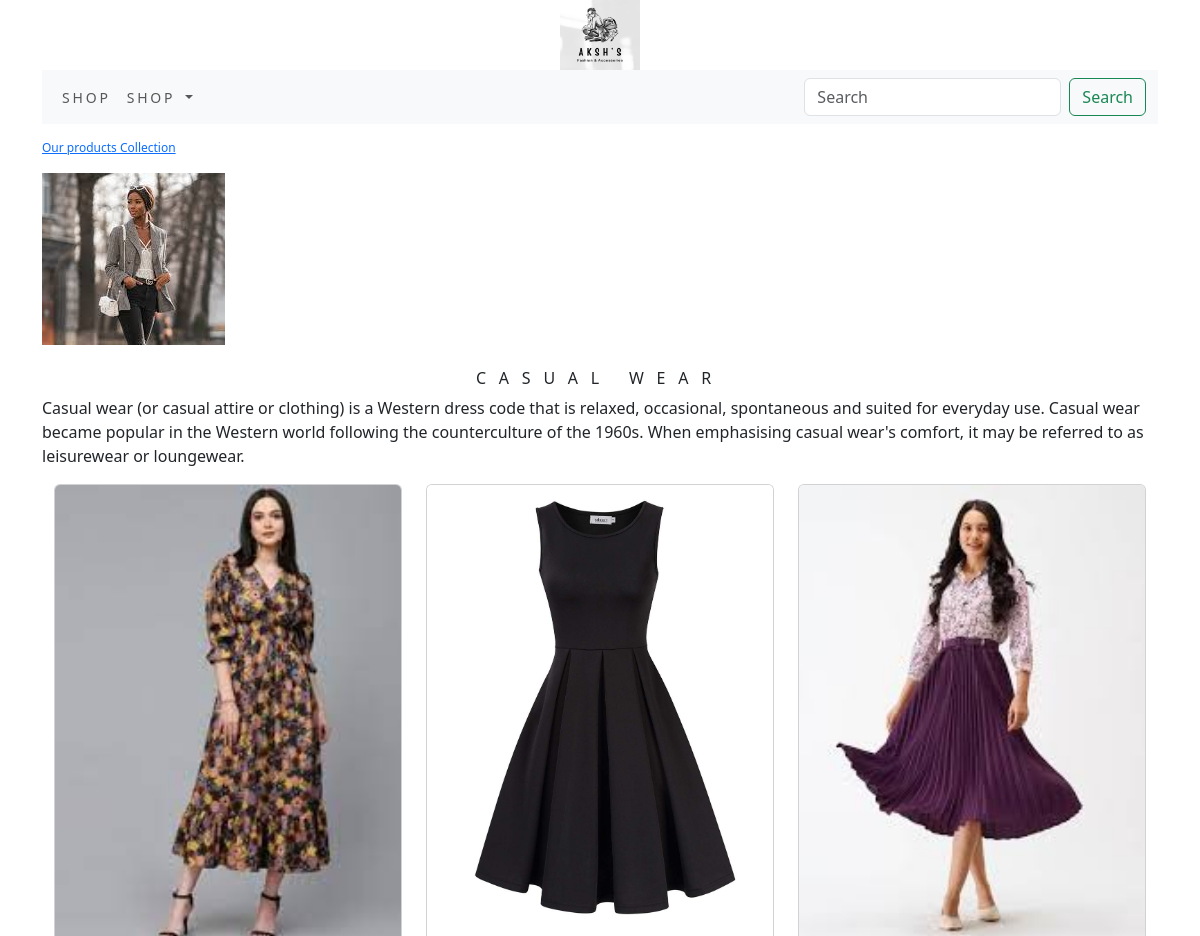
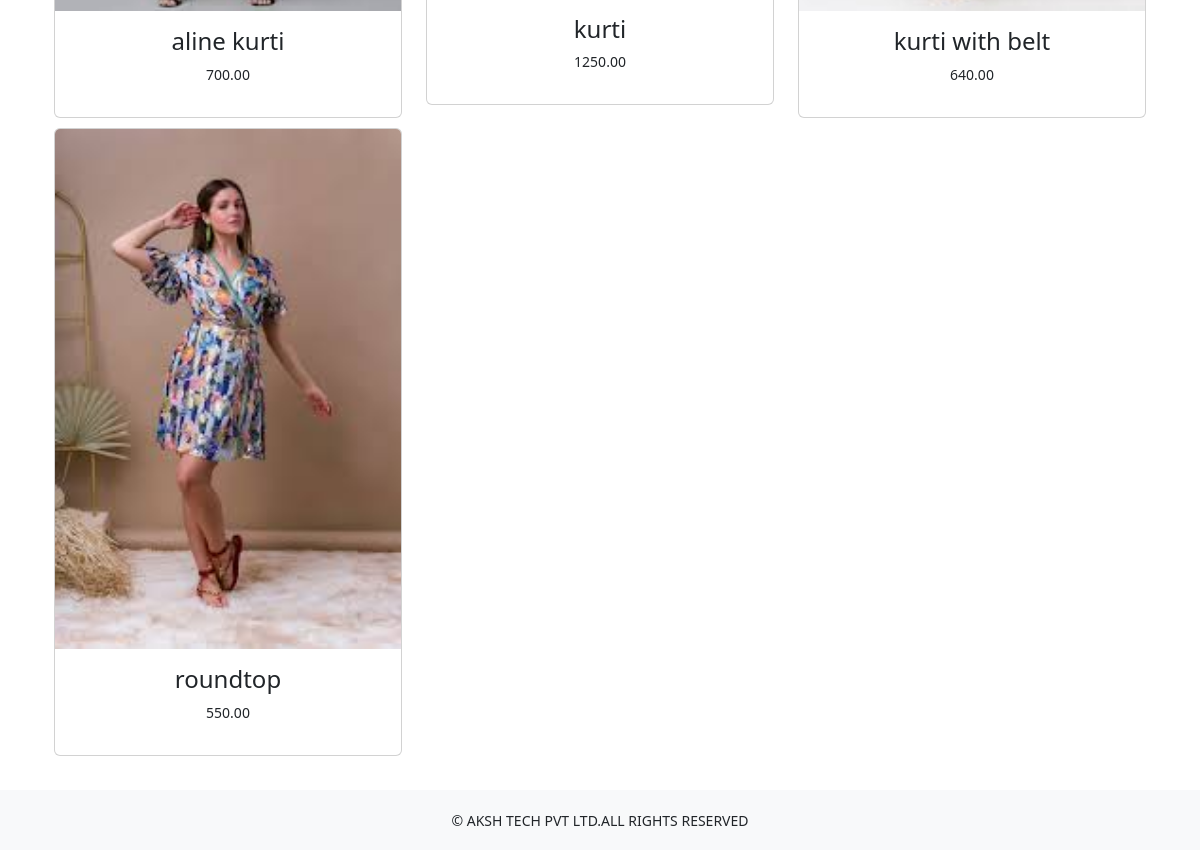
Screenshot of /shop/casual-wear/ with the database file from the repository (2 pictures, top to bottom).
### shop/models.py (models this page shows, shortened)
class Category(models.Model):
    name=models.CharField(max_length=250,unique=True)
    slug=models.SlugField(max_length=250,unique=True)
    description=models.TextField(blank=True)
    image=models.ImageField(upload_to='category',blank=True)
    class Meta:
        ordering=('name',)
        verbose_name='category'
        verbose_name_plural='categories'
    def get_url(self):
        return reverse('shop:products_by_category',args=[self.slug])

class Product(models.Model):
    name=models.CharField(max_length=250,unique=True)
    slug=models.SlugField(max_length=250,unique=True)
    description=models.TextField(blank=True)
    price=models.DecimalField(max_digits=10,decimal_places=2)
    category=models.ForeignKey(Category,on_delete=models.CASCADE)
    image=models.ImageField(upload_to='product',blank=True)
    stock=models.IntegerField()
    available=models.BooleanField(default=True)
    created=models.DateTimeField(auto_now=True)
    updated=models.DateTimeField(auto_now=True)
    def get_url(self):
        return reverse('shop:prodCatDetail',args=[self.category.slug,self.slug])
    class Meta:
            ordering=('name',)
            verbose_name='product'
            verbose_name_plural='products'

### shop/views.py (the view)
# urls.py: path('', views.allProdCat,name='allProdCat'),
def allProdCat(request,c_slug=None):
    c_page=None
    products_list=None
    if c_slug!=None:
        c_page=get_object_or_404(Category,slug=c_slug)
        products_list=Product.objects.all().filter(category=c_page,available=True)
    else:
        products_list=Product.objects.all().filter(available=True)
    paginator=Paginator(products_list,6)
    try:
         page=int(request.GET.get('page',1))
    except:
         page=1
    try:
        products=paginator.page(page)
    except (EmptyPage,InvalidPage):
        products=paginator.page(paginator.num_pages)
    return render(request,"category.html",{'category':c_page,'products':products})

### cart/context_processors.py (called while the page is built)
def counter(request):
    item_count=0
    if 'admin' in request.path:
        return {}
    else:
        try:
            cart=Cart.objects.filter(cart_id=_cart_id(request))
            car_items=CartItem.objects.all().filter(cart=cart[:1])
            for cart_item in car_items:
                item_count += cart_item.quantity
        except Cart.DoesNotExist:
            item_count =0
    return dict(item_count=item_count)

### cart/views.py (called while the page is built)
def _cart_id(request):
    cart=request.session.session_key
    if not cart:
        cart=request.session.create()
    return cart

### shop/context_processors.py (called while the page is built)
def menu_links(request):
    links=Category.objects.all()
    return dict(links=links)

### templates/category.html (shortened to what this page needs)
{% extends 'base.html' %}
{% load static %}
{% block content %}
    {% if category %}
           <div>
                <div class="row my_row_class">
                    <div class="mx_auto">
                         <p><a href="{% url 'shop:allProdCat' %}">Our products Collection</a></p>
            </div>
                    </div>
         </div>
    {% endif %}
       <div class="mx_auto">
           {% if category %}
                       <img class="my_image" src="{{category.image.url}}" alt="{{category.name}}">
       </div>
            <br>
       <div>
               <h1 class="text-center my_title">{{category.name}}</h1>
               <p class="text-justify">{{category.description}}</p>
          </div>
          {% endif %}
                <div class="container">
                     <div class="row mx_auto">
                          {% for product in products.object_list %}
                                           <div class="my_bottom_margin col-9 col-sm-12 col-md-4 col-lg-4">
                                                  <div class="card text-center" style="min-width:18rem;">
                                                          <a href="{{product.get_url}}"><img class="card-img-top my_image" src="{{product.image.url}}" alt="{{product.name}}"></a>
                                                                    <div class="card-body">
                                                                          <h4>{{product.name}}</h4>
                                                                           <p>{{product.price}}</p>
                                                                  </div>
                                                  </div>
                                           </div>
                           {% endfor %}
                    </div>
                    <br>
                </div>
{% endblock %}

### static/css/custom.css (style rules this page uses)
body { font-family: 'Protest Riot', sans-serif; }
.my_row_class { padding-top :15px; }
.my_row_class .mx_auto { color :#000; font-size :12px; }
.my_image { width :100% height :auto; }
.my_title { font-size:16px; text-transform :uppercase; letter-spacing :.8em; }
.my_bottom_margin { margin-bottom:10px; }
.card-body { font-size:14px; text-transform:uppercase letter-spacing:.2em; }

### rows the page displays
Category: image (picture), name "CASUAL WEAR", description "Casual wear (or casual attire or clothing) is a Western dress code that is relaxed, occasional, spontaneous and suited for everyday use. Casual wear became popular in the Western world following the counterculture of the 1960s. When emphasising casual wear's comfort, it may be referred to as leisurewear or loungewear."
Product: image (picture), name "aline kurti", price "700.00"
Product: image (picture), name "kurti", price "1250.00"
Product: image (picture), name "kurti with belt", price "640.00"
Product: image (picture), name "roundtop", price "550.00"
